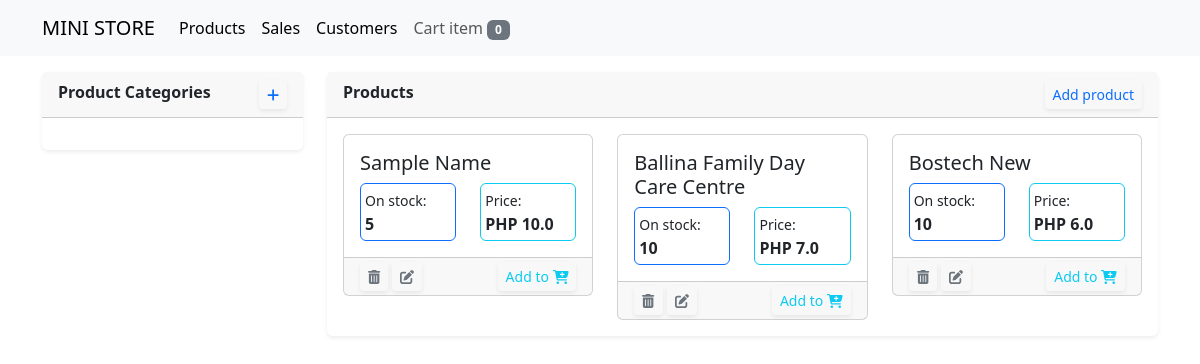
/stores/products, run on an earlier commit of the app's database.
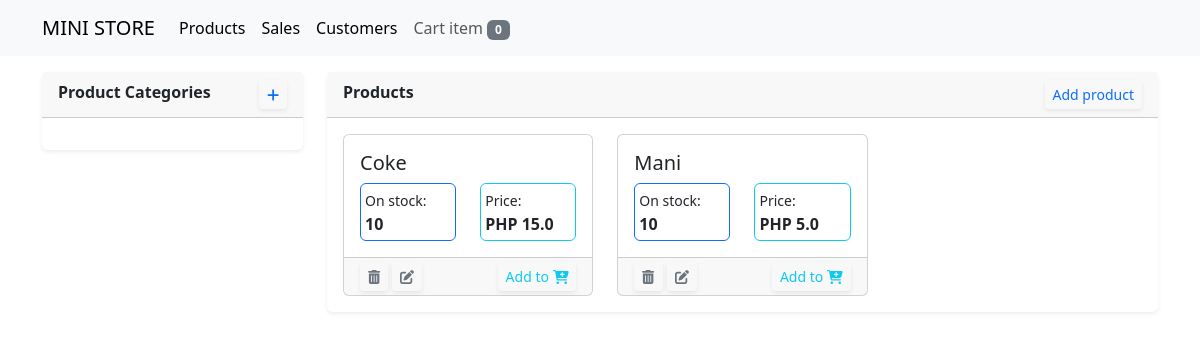
And on a later commit of the database.
### store/models.py (models this page shows, shortened)
class TimeStampedModel(models.Model):
    created = models.DateTimeField(auto_now_add=True)
    updated = models.DateTimeField(auto_now=True)
    class Meta:
        ordering = ('-updated','-created')

class Product(TimeStampedModel):
    user = models.ForeignKey(User, on_delete=models.CASCADE)
    bar_code = models.CharField(max_length=20, unique=True)
    name = models.CharField(max_length=200)
    category = models.ForeignKey(Category, on_delete=models.CASCADE, blank=True, null=True)
    cost = models.FloatField()
    price = models.FloatField()
    quantity = models.IntegerField()

### store/views/product_view.py (the view)
# urls.py: path('products', add_product, name='product_view'),
def add_product(request):
    form = ProductForm(request.POST or None)
    products = Product.objects.all()
    categories = Category.objects.all()
    cart = Cart(request)
    cart_items = cart.__len__()
    if request.method == 'POST':
        if form.is_valid():
            obj = form.save(commit=False)
            obj.user = request.user
            obj.save()
            return redirect('store:product_view')
    context = {
        "title": "add product",
        "form": form,
        "products": products,
        "cart_items": cart_items,
        "categories": categories
    }
    return render(request, 'product_view.html', context)

### store/cartitem.py (called while the page is built)
    def __len__(self):
        return sum(item['quantity'] for item in self.cart.values())

### store/templates/product_view.html (shortened to what this page needs)
{% extends 'base.html' %}
{% block content %}
<div class="row">
    <div class="col-sm-3">
        <div class="card border-0 shadow-sm mt-3">
            <div class="card-header">
                <strong>Product Categories</strong>
                <a class="btn btn-outline-primary btn-sm float-end border-0 shadow-sm" data-bs-toggle="modal" data-bs-target="#addCategory"><i class="fa-solid fa-plus"></i></a>
            </div>
            <div class="card-body">
            </div>
        </div>
    </div>
    <div class="col-sm-9">
        <div class="card border-0 shadow-sm mt-3">
            <div class="card-header">
                <strong>Products</strong>
                <a href="" class="btn btn-outline-primary btn-sm float-end border-0 shadow-sm" data-bs-toggle="modal" data-bs-target="#addProduct">Add product</a>
            </div>
            <div class="card-body">
                <div class="row row-cols-1 row-cols-md-3 g-4">
                    {% for product in products %}
                    <div class="col">
                      <div class="card">
                        <div class="card-body">
                          <h5 class="card-title">{{ product.name|title }}</h5>
                          <div class="row">
                            <div class="col-sm-6">
                                <div class="card border-primary">
                                    <div class="card-body p-1">
                                        <small>On stock:</small><br>
                                        <strong>{{ product.quantity }}</strong>
                                    </div>
                                </div>
                            </div>
                            <div class="col-sm-6">
                                <div class="card border-info">
                                    <div class="card-body p-1">
                                        <small>Price:</small><br>
                                        <strong>PHP {{ product.price }}</strong>
                                    </div>
                                </div>
                            </div>
                          </div>
                        </div>
                        <div class="card-footer pt-1 pb-1">
                            {% if product.quantity %}
                            <a href="{% url 'store:delete_product' product.pk %}" class="btn btn-outline-secondary btn-sm border-0 shadow-sm"><i class="fa-solid fa-trash-can"></i></a>
                            <a href="{% url 'store:delete_product' product.pk %}" class="btn btn-outline-secondary btn-sm border-0 shadow-sm"><i class="fa-solid fa-pen-to-square"></i></a>
                            <a href="{% url 'store:add_order' product.pk %}" class="btn btn-outline-info btn-sm float-end border-0 shadow-sm">Add to <i class="fa-solid fa-cart-plus"></i></a>
                            {% else %}
                            <div>
                                <a href="{% url 'store:delete_product' product.pk %}" class="btn btn-outline-secondary btn-sm border-0 shadow-sm"><i class="fa-solid fa-trash-can"></i></a>
                                <a href="{% url 'store:add_order' product.pk %}" class="btn btn-outline-info btn-sm border-0 shadow-sm">Request</a>
                            </div>
                            {% endif %}
                        </div>
                      </div>
                    </div>
                    {% endfor %}
                </div>
            </div>
        </div>
    </div>
</div>
{% endblock %}

What changed in the data, as far as the page shows it:
removed Product: name "Sample Name", quantity "5", price "10.0", shows "Add to"
removed Product: name "Ballina Family Day Care Centre", quantity "10", price "7.0", shows "Add to"
removed Product: name "Bostech New", quantity "10", price "6.0", shows "Add to"
added Product: name "Coke", quantity "10", price "15.0", shows "Add to"
added Product: name "Mani", quantity "10", price "5.0", shows "Add to"
